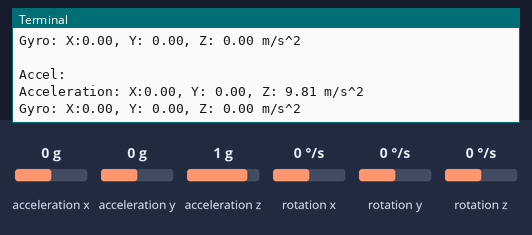
The program below on a simulated Raspberry Pi (BCM pin numbers). On the bench: the last lines printed to the terminal. Inputs (shaded band) come from the test bench; at power-on: acceleration x 0 g, acceleration y 0 g, acceleration z 1 g, rotation x 0 °/s, rotation y 0 °/s, rotation z 0 °/s.

Above: at 1.2 s.
1.3 s: acceleration x set to -1.4 g
At 1.33 s:
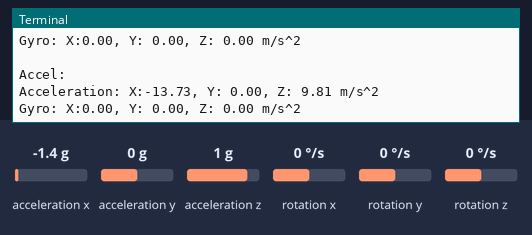
2.8 s: acceleration y set to -1.4 g
At 2.95 s:
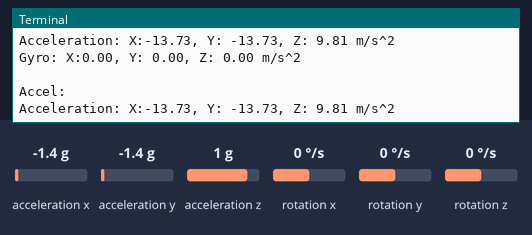
4.3 s: acceleration z set to -1.4 g
At 5.39 s:
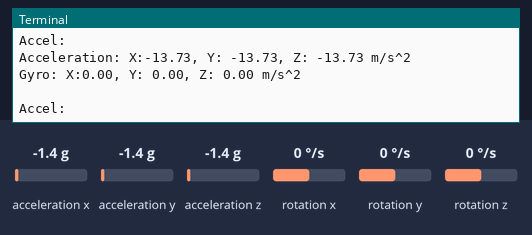
5.8 s: rotation x set to -192 °/s
At 5.8 s:
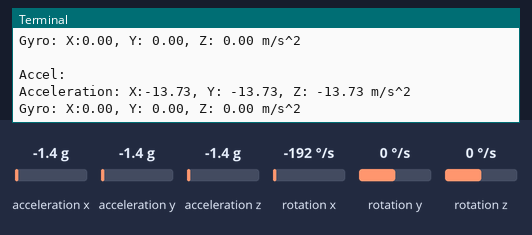
7.3 s: rotation y set to -192 °/s
At 7.33 s:
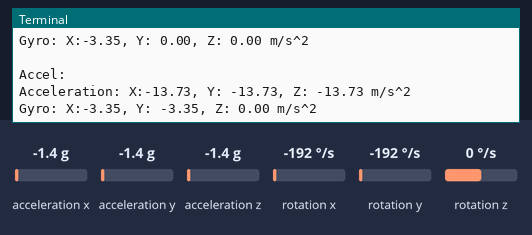

The program:

acceltest.py
```python
import board
import time
from adafruit_lsm6ds.lsm6dsox import LSM6DSOX

i2c = board.I2C()
accelor = LSM6DSOX(i2c)

def getAccel():
	x,y,z = accelor.acceleration
	return int(x + y+ z)

def printData():
    print("\nAccel:")
    print("Acceleration: X:%.2f, Y: %.2f, Z: %.2f m/s^2" % (accelor.acceleration))
    print("Gyro: X:%.2f, Y: %.2f, Z: %.2f m/s^2" % (accelor.gyro))

if __name__ == "__main__":
    try:
        while 1:
            printData()
            time.sleep(0.1)
    except KeyboardInterrupt: #ctrl-c
        exit()
```

Measured:
- after the input at 1.3 s, the terminal: prints a new line at once (image 1)
- after the input at 2.8 s, the terminal: prints a new line after 0.05 s (image 2)
- after the input at 4.3 s, the terminal: prints a new line after 0.07 s (image 3)
- after the input at 7.3 s, the terminal: prints a new line at once (image 5)
